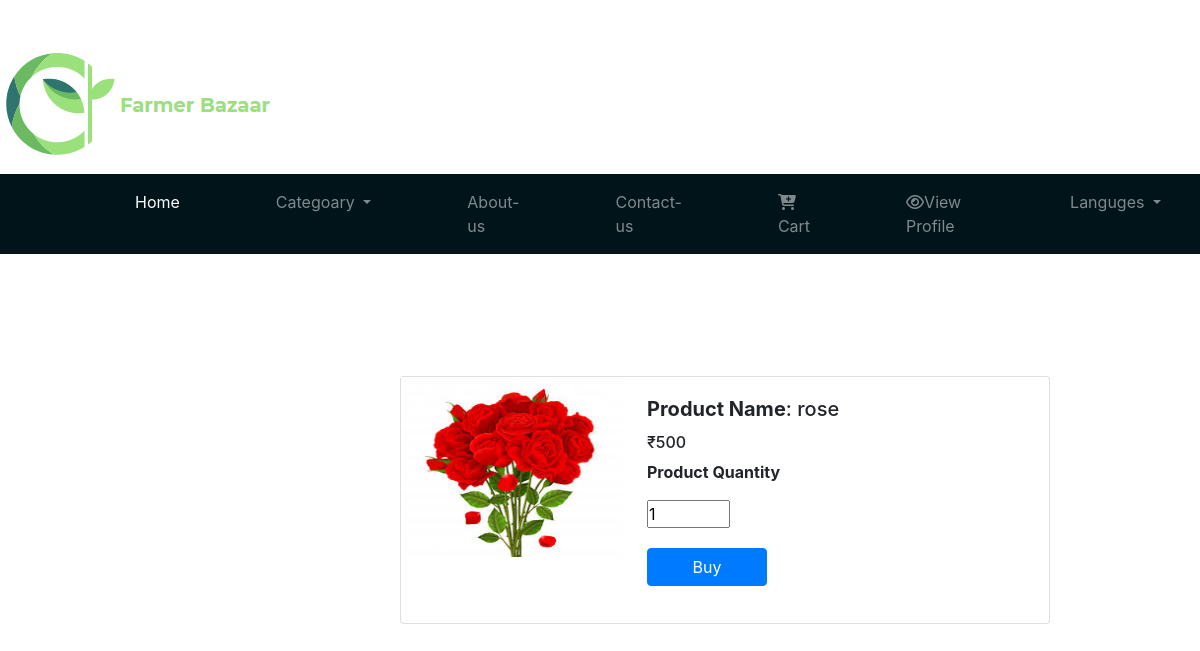
Screenshot of /buyer_direct_verify.php?id=55 (signed in) with the database file from the repository.
### tables this page shows
CREATE TABLE `direct_buy` (
  `id` int(11) NOT NULL,
  `product_id` int(11) NOT NULL,
  `type` varchar(255) NOT NULL,
  `name` varchar(255) NOT NULL,
  `image` varchar(255) NOT NULL,
  `price` varchar(255) NOT NULL,
  `quantity` varchar(255) NOT NULL,
  `p_quantity` varchar(255) NOT NULL,
  `username` varchar(255) NOT NULL,
  `progress` int(11) NOT NULL
);

### buyer_direct_verify.php (the view, shortened to what this page needs)
<!DOCTYPE html>
<html>
<head>
    <link rel="stylesheet" href="https://stackpath.bootstrapcdn.com/bootstrap/4.5.2/css/bootstrap.min.css">
    <link rel="stylesheet" href="https://maxcdn.bootstrapcdn.com/bootstrap/4.0.0/css/bootstrap.min.css">
    <link rel="stylesheet" href="https://cdnjs.cloudflare.com/ajax/libs/font-awesome/4.7.0/css/font-awesome.min.css">
</head>
<body >
  <br><br>
  <div class="cnt">
    <div class="img-11" style="height: 30px; width:100px;">
      <img src="Images/logo3.png">
    </div>
</div>
<br><br><br><br>
<nav class="navbar navbar-expand-lg navbar-dark bg-dark" >
  <div class="container-fluid">
    <div class="collapse navbar-collapse" id="navbarSupportedContent" >
      <ul class="navbar-nav me-auto mb-2 mb-lg-0 ">
        <li class="nav-item">
          <a class="nav-link active" aria-current="page" href="User_Home_Page.php">Home</a>
        </li>
        <li class="nav-item dropdown">
          <a class="nav-link dropdown-toggle" href="#" id="navbarDropdown" role="button" data-bs-toggle="dropdown" aria-expanded="false">
           Categoary
          </a>
        </li>
        <li class="nav-item">
          <a class="nav-link" href="About-us-user.php">About-us</a>
        </li>
        <li class="nav-item">
          <a class="nav-link" href="user-contact.php">Contact-us</a>
        </li>
        <li class="nav-item">
          <a class="nav-link" href="#"><i class="fa fa-cart-plus" aria-hidden="true"></i> Cart</a>
        </li>
        <li class="nav-item">
          <a class="nav-link" href="User_Profile.php"><i class="fa fa-eye" aria-hidden="true"></i>View Profile</a>
        </li>
        <li class="nav-item dropdown">
          <a class="nav-link dropdown-toggle" href="#" id="navbarDropdown" role="button" data-bs-toggle="dropdown" aria-expanded="false">
           Languges
          </a>
        </li>
              </ul>
    </div>
  </div>
</nav>
<br><br><br>
  <?php
  $id=$_GET['id'];
  $con =mysqli_connect("localhost","root","","login1");
  $sql ="SELECT `id`, `product_id`, `type`, `name`, `image`, `price`, `quantity`, `p_quantity`, `username` FROM `direct_buy` WHERE product_id= $id";
  $result =mysqli_query($con,$sql);
  $res = mysqli_fetch_array($result)
     ?>
<section class="bCards">
  <form action="direct_buy_progress.php?id=<?php echo $id ;?>" method="POST">
    <div class="card mb-3 cardHover" style="max-width: 650px;">
  <div class="row g-0  ">
    <div class="col-md-4">
          <img src="<?php echo $res['image'] ?>" height="200px;" width="450px;"  class="cardImg">
    </div>
    <div class="col-md-8">
      <div class="card-body">
        <h5 class="card-title"><b>Product Name</b>: <?php echo $res['name'] ?></h5>
         <h6> &#8377;<?php echo $res['price'];  ?></h6>
         <p class="card-text"><b>Product Quantity</b></p>
        <input type="number"  id="quantity"name="quantity" min="0" max="50" value="<?php echo $res['p_quantity']; ?>" onchange="updateQ(this.value,<?php echo $res['product_id']; ?>,<?php echo $res['quantity'] ?>);"/><br>
      </div>
        <button class="btn btn-primary" id="buy" style="width:120px ;">Buy</button>
    </div>
  </div>
</div>
</form>
</section>
</body>
</html>

### buyer_direct_verify.php (style rules this page uses)
.navbar { background-color: #00141a!important; }
.nav-link { margin-left:80px; }
.btn { margin-left: 20px; margin-right: 10px; }
* { padding: 0; margin: 0; box-sizing: border-box; }
.bCards { margin-top: 50px ; padding-left: 400px; }
.cardImg { height: 180px; width: 222px; }
.cardHover { transition: .5s; }
.active { color: var(--pink); border-color: pink; }

### rows the page displays
direct_buy: image (picture), name "rose", price "500", quantity "1"
